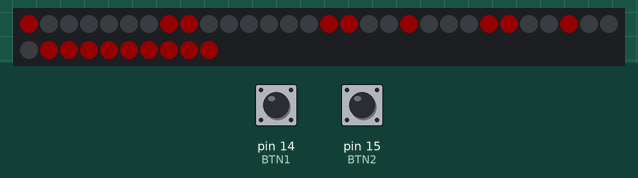
Bench run of a sketch on a simulated Arduino Uno, built with avr-gcc and run on an emulated ATmega328P. On the bench: 40 RGB LEDs in strip order, left to right, continuing on the next row. The test bench sets the inputs (shaded band); at power-on: pin 15 (BTN2) HIGH, pin 14 (BTN1) HIGH. Dim RGB values are drawn brighter than linear; random numbers use the default seed unless the sketch sets one.

Above: at 2.0 s.
2.1 s: pin 15 (BTN2) pulled LOW for 0.15 s
At 2.31 s:
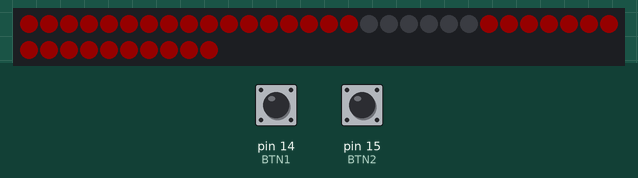
At 6.6 s:
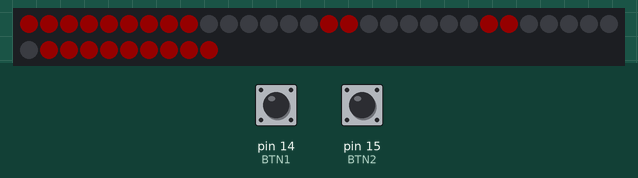
Timing chart, 0 to 8.1 s (numbered marks = the images above; inputs shaded):
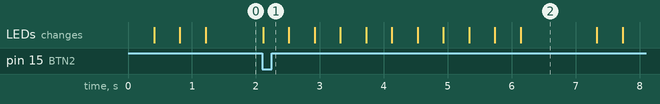

The sketch:

TamaHacker.ino
```cpp
#include <IRremote.h>
#include <Adafruit_NeoPixel.h>

const int leftbuttonPin = 1;
const int centerButtonPin = 2;
const int rightButtonPin = 4;

const int ledPin =  13;
int buttonState = 0;

      #define WAIT_INTERVAL_STATE 65535 //UInt Max
      #define BTN1   14 //A0
      #define BTN2   15 //A1
      #define DEBOUNCE_TIME  10 //ms
      int btn1State = HIGH;
      int btn1LastState = HIGH;
      unsigned long btn1DebounceTimestamp;

      int btn2State = HIGH;
      int btn2LastState = HIGH;
      unsigned long btn2DebounceTimestamp;

      unsigned int currentState;
      unsigned int nextState;
      unsigned long stateTimestamp;
      unsigned long stateInterval;

// Setting up the LEDs.
#define PIN 6
#define DELAY 400
#define NUMLEDS 40
Adafruit_NeoPixel strip = Adafruit_NeoPixel(40, PIN, NEO_GRB + NEO_KHZ800);

      int (*animFrames)[40];
      unsigned long* animFrameDurations;
      unsigned long animLength;
      unsigned long animLoopCount;
      unsigned long animIdx;
      unsigned long animTimestamp;
      unsigned long animLoopCounter;

#define BLANK_FRAMES 1
int BLANK[BLANK_FRAMES][40] = {
	{0,0,0,0,0,0,0,0, \
     0,0,0,0,0,0,0,0, \
     0,0,0,0,0,0,0,0, \
     0,0,0,0,0,0,0,0, \
     0,0,0,0,0,0,0,0}
};


int blink[40] = {
     1,0,0,0,0,0,0,0, \
     0,0,0,0,0,0,0,0, \
     0,0,0,0,0,0,0,0, \
     0,0,0,0,0,0,0,0, \
     0,0,0,0,0,0,0,1
};

#define LOOK_FRAMES 2
unsigned long lookDuration[LOOK_FRAMES] = { 100, 100 };
int look[LOOK_FRAMES][40]  = {
	{0,1,1,1,1,1,1,0, \
     1,0,0,0,0,0,0,1, \
     1,0,0,0,0,0,0,1, \
     1,0,0,0,0,0,0,1, \
     0,1,1,1,1,1,1,0},
     {1,1,1,1,1,1,1,1, \
      1,0,0,0,0,0,0,1, \
      1,0,0,0,0,0,0,1, \
      1,0,0,0,0,0,0,1, \
      1,1,1,1,1,1,1,1}
};

#define DEF_FRAMES 2
unsigned long defDuration[DEF_FRAMES] = { 100, 100 };
int def[DEF_FRAMES][40]  = {
	{1,1,1,1,1,1,1,1, \
     1,0,0,0,0,0,0,1, \
     1,0,0,0,0,0,0,1, \
     1,0,0,0,0,0,0,1, \
     1,1,1,1,1,1,1,1},
     {1,0,0,0,0,0,0,1, \
      1,0,0,0,0,0,0,1, \
      1,0,0,1,0,0,0,1, \
      1,0,0,1,0,0,0,1, \
      1,1,1,1,1,1,1,1}
};

#define SPEAK_FRAMES 2
unsigned long speakDuration[DEF_FRAMES] = { 100, 100 };
int speak[DEF_FRAMES][40]  = {
	{1,1,1,1,1,1,1,1, \
     1,1,1,1,1,1,1,1, \
     1,0,0,0,0,0,0,1, \
     1,1,1,1,1,1,1,1, \
     1,1,1,1,1,1,1,1},
     {1,1,1,1,1,1,1,1, \
      1,0,0,0,0,0,0,1, \
      1,0,0,0,0,0,0,1, \
      1,0,0,0,0,0,0,1, \
      1,1,1,1,1,1,1,1}
};


int BLUE[3] = {0, 0, 255};
int RED[3] = {255, 0, 0};
int BLACK[3] = {0, 0, 0};

// STATES
#define DEFAULT_STATE 0
#define BLINK_STATE 1
#define LOOK_STATE 2
#define SPEAK_STATE 3

void setup()
{
  Serial.begin(9600);
  strip.begin();
  strip.show(); // Initialize all pixels to 'off'

  pinMode(BTN1, INPUT);
  digitalWrite(BTN1, HIGH);
  pinMode(BTN2, INPUT);
  digitalWrite(BTN2, HIGH);

  setState(DEFAULT_STATE);

  // Initialize random seed
  randomSeed(analogRead(0));
}

void loop() {

  strip.setBrightness(20);
  updateAnimation();

    // Check buttons
  if(isBtn1Pressed()){
    setState(LOOK_STATE);
  }

  if(isBtn2Pressed()){
    setState(SPEAK_STATE);
  }
  //animate(def, defDuration, DEF_FRAMES, 2);
    // Update display based on current state
  switch(getState()){

    case DEFAULT_STATE:
      if (random(0, 5) == 0) {
        setState(LOOK_STATE); // Random blink
      } else if(random(0, 10) == 0) {
        setState(DEFAULT_STATE); // Random speak
      } else if(random(0, 5) == 0) {
        setState(LOOK_STATE); // Random look
      } else {
        animate(def, defDuration, DEF_FRAMES, 2);
        setNextState(DEFAULT_STATE, 3000);
      }
      break;

    case BLINK_STATE:
      showit(blink, BLUE);
      setNextState(DEFAULT_STATE, 100);
      break;

    case LOOK_STATE:
      animate(look, lookDuration, LOOK_FRAMES, 2);
      setNextState(DEFAULT_STATE, 2000);
      break;

    case SPEAK_STATE:
      animate(speak, speakDuration, SPEAK_FRAMES, 4);
      setNextState(DEFAULT_STATE, 2000);
      break;
  }
}

void animate(int frames[][40], unsigned long frameDurations[],unsigned long length, unsigned long loopCount)
{
  stopAnimation();
  animFrames = frames;
  animFrameDurations = frameDurations;
  animLength = length;
  animLoopCount = loopCount;
  animTimestamp = millis();
  playAnimationFrame(animIdx);
}

void stopAnimation() {
  animLength = 0;
  animLoopCount = 0;
  animIdx = 0;
  animLoopCounter = 0;
}

void showit(int Letter[], int RGB[])
{
  int do_delay = DELAY;
  int count = 40;
  for (int j = 0; j < count; j++) {
    int on = Letter[j];
    strip.setPixelColor(j, RGB[0]*on, RGB[1]*on, RGB[2]*on);
  };

  strip.show();
  delay(do_delay);
}

void playAnimationFrame(int idx) {
	showit(animFrames[idx], RED);
}

// Helper method to perform animation updates. Should be called in loop()
void updateAnimation() {
  if(animLength > 0) {
    unsigned long ts = millis();
    if(ts - animTimestamp > animFrameDurations[animIdx] + 5) { // Add 5 to give tone time between calls (Seems to need it)
      unsigned int nextIdx = animIdx + 1;
      if(nextIdx < animLength){
        animIdx = nextIdx;
        animTimestamp = ts;
        playAnimationFrame(animIdx);
      } else {
        if(animLoopCounter < animLoopCount - 1) {
          animIdx = 0;
          animTimestamp = ts;
          animLoopCounter++;
          playAnimationFrame(animIdx);
        } else {
          stopAnimation();
        }
      }
    }
  }
}

// Returns true if button 1 is pressed
bool isBtn1Pressed() {
  bool changed = debounce(BTN1, btn1State, btn1LastState, btn1DebounceTimestamp);
  return btn1State == LOW && changed;
}

// Returns true while button 1 is held down
bool isBtn1Held() {
  debounce(BTN1, btn1State, btn1LastState, btn1DebounceTimestamp);
  return btn1State == LOW;
}

// Returns true if button 2 is pressed
bool isBtn2Pressed() {
  bool changed = debounce(BTN2, btn2State, btn2LastState, btn2DebounceTimestamp);
  return btn2State == LOW && changed;
}

// Returns true while button 2 is held down
bool isBtn2Held() {
  debounce(BTN2, btn2State, btn2LastState, btn2DebounceTimestamp);
  return btn2State == LOW;
}

// Check to see if the state timer has expired and thus a change of state needs to occur
bool stateIntervalExpired() {
  if (stateInterval > 0 && millis() - stateTimestamp >= stateInterval) {
    stateTimestamp = millis();
    return true;
  }
  return false;
}

// Gets the current state, switching state if next action should occur
unsigned int getState() {
  if(currentState == WAIT_INTERVAL_STATE && stateIntervalExpired()) {
    setState(nextState);
  }
  return currentState;
}

// Sets the current state without waiting, canceling any previously scheduled states
void setState(unsigned int state) {
  setNextState(state, 0);
}

// Lines up the next state to move to after the given interval
void setNextState(unsigned int state, unsigned long interval) {
  if(interval == 0) {
    currentState = state; // Apply the state imediatly
    stateInterval = 0; // Reset state interval
  } else {
    currentState = WAIT_INTERVAL_STATE; // Set to wait mode
    nextState = state; // Store next state
    stateInterval = interval; // Store interval to wait
    stateTimestamp = millis();  // Store current time
  }
}

// Read pin state with debounce
bool debounce(uint8_t pin, int &state, int &lastState, unsigned long &debounceTimestamp) {
  bool changed = false;
  int reading = digitalRead(pin);
  if(reading != lastState) {
    debounceTimestamp = millis();
  }
  if((millis() - debounceTimestamp) > DEBOUNCE_TIME)
  {
    if (reading != state) {
      state = reading;
      changed = true;
    }
  }
  lastState = reading;
  return changed;
}
```
